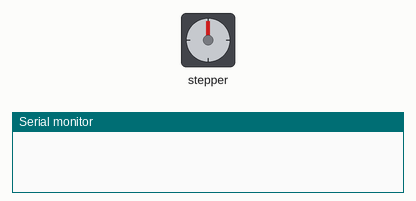
Simulated run of this sketch. Board: ESP32. Parts: stepper motor, the last lines printed to the serial monitor. Stepper angles assume 200 steps per turn.

Above: at 0.2 s.
At 9.86 s:
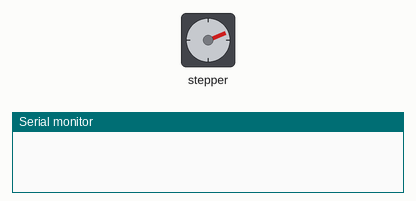
At 19.7 s:
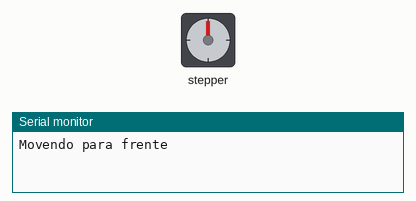
At 39.69 s:
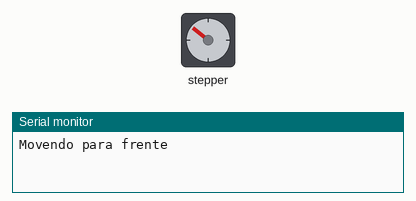
Timing chart, 0 to 40.0 s (numbered marks = the images above):
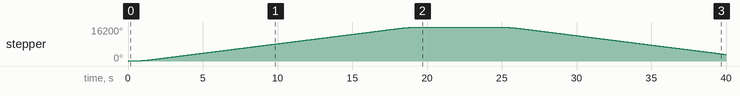

The sketch:

sketch_may28a.ino
```cpp
#include <AccelStepper.h>

// Definição dos pinos para o A4988
const int stepPin = 25; // Pino STEP
const int dirPin = 27;  // Pino DIR

// Configurando o motor no modo DRIVER (apenas 2 pinos: STEP e DIR)
AccelStepper stepper(AccelStepper::DRIVER, stepPin, dirPin);

void setup() {
  Serial.begin(9600);

  // Configurando a velocidade e aceleração do motor
  stepper.setMaxSpeed(500);     // Velocidade máxima em passos por segundo
  stepper.setAcceleration(300); // Aceleração em passos por segundo ao quadrado

  // Configurando os pinos como saída
  pinMode(stepPin, OUTPUT);
  pinMode(dirPin, OUTPUT);
}

void loop() {
  // Movimenta 900 passos para frente
  stepper.moveTo(9000);
  stepper.runToPosition(); // Executa o movimento até a posição definida
  Serial.println("Movendo para frente");

  delay(5000); // Pausa de 5 segundos

  // Movimenta de volta para a posição inicial (0 passos)
  stepper.moveTo(0);
  stepper.runToPosition();
  Serial.println("Movendo para trás");

  delay(5000); // Pausa de 5 segundos
}
```

Measured:
- by itself, stepper: turns 16200° clockwise in 19.6 s, then 13049° counter-clockwise in 15.3 s
